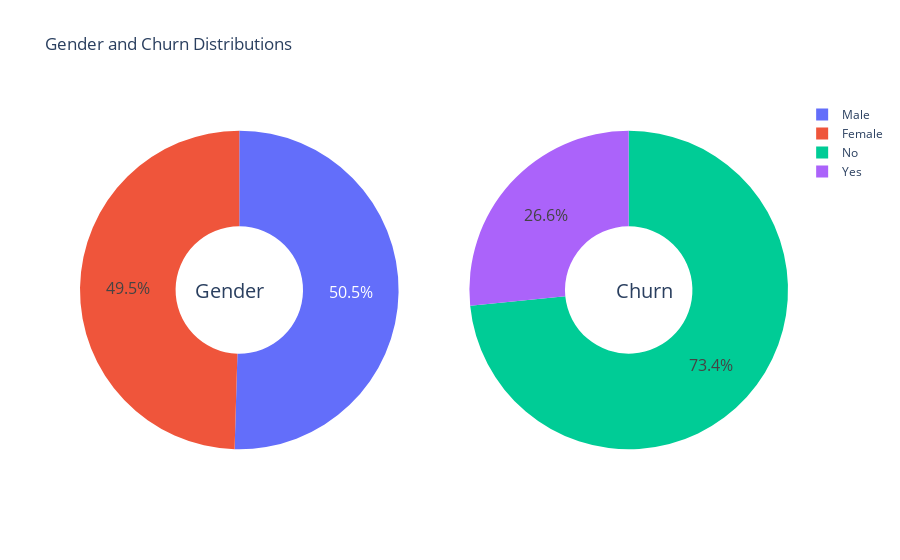

Here is the notebook cell this chart was saved with:
### Code cell
#Gender and Churn percentage distribution
g_labels = ['Male', 'Female']
c_labels = ['No', 'Yes']
# Create subplots: use 'domain' type for Pie subplot
fig = make_subplots(rows=1, cols=2, specs=[[{'type':'domain'}, {'type':'domain'}]])
fig.add_trace(go.Pie(labels=g_labels, values=df['Gender'].value_counts(), name="Gender"),
              1, 1)
fig.add_trace(go.Pie(labels=c_labels, values=df['Churn'].value_counts(), name="Churn"),
              1, 2)

# Use `hole` to create a donut-like pie chart
fig.update_traces(hole=.4, hoverinfo="label+percent+name", textfont_size=16)

fig.update_layout(
    title_text="Gender and Churn Distributions",
    # Add annotations in the center of the donut pies.
    annotations=[dict(text='Gender', x=0.16, y=0.5, font_size=20, showarrow=False),
                 dict(text='Churn', x=0.84, y=0.5, font_size=20, showarrow=False)])
fig.show()

### Figure 1 — Plotly figure (JSON) as saved in the notebook; plotly's stock layout.template omitted (floating-point values rounded to 4 significant figures)
{"data": [{"domain": {"x": [0, 0.45], "y": [0, 1]}, "hole": 0.4, "hoverinfo": "label+percent+name", "labels": ["Male", "Female"], "name": "Gender", "textfont": {"size": 16}, "type": "pie", "values": [3549, 3483]}, {"domain": {"x": [0.55, 1], "y": [0, 1]}, "hole": 0.4, "hoverinfo": "label+percent+name", "labels": ["No", "Yes"], "name": "Churn", "textfont": {"size": 16}, "type": "pie", "values": [5163, 1869]}], "layout": {"annotations": [{"font": {"size": 20}, "showarrow": false, "text": "Gender", "x": 0.16, "y": 0.5}, {"font": {"size": 20}, "showarrow": false, "text": "Churn", "x": 0.84, "y": 0.5}], "autosize": true, "title": {"text": "Gender and Churn Distributions"}}}
